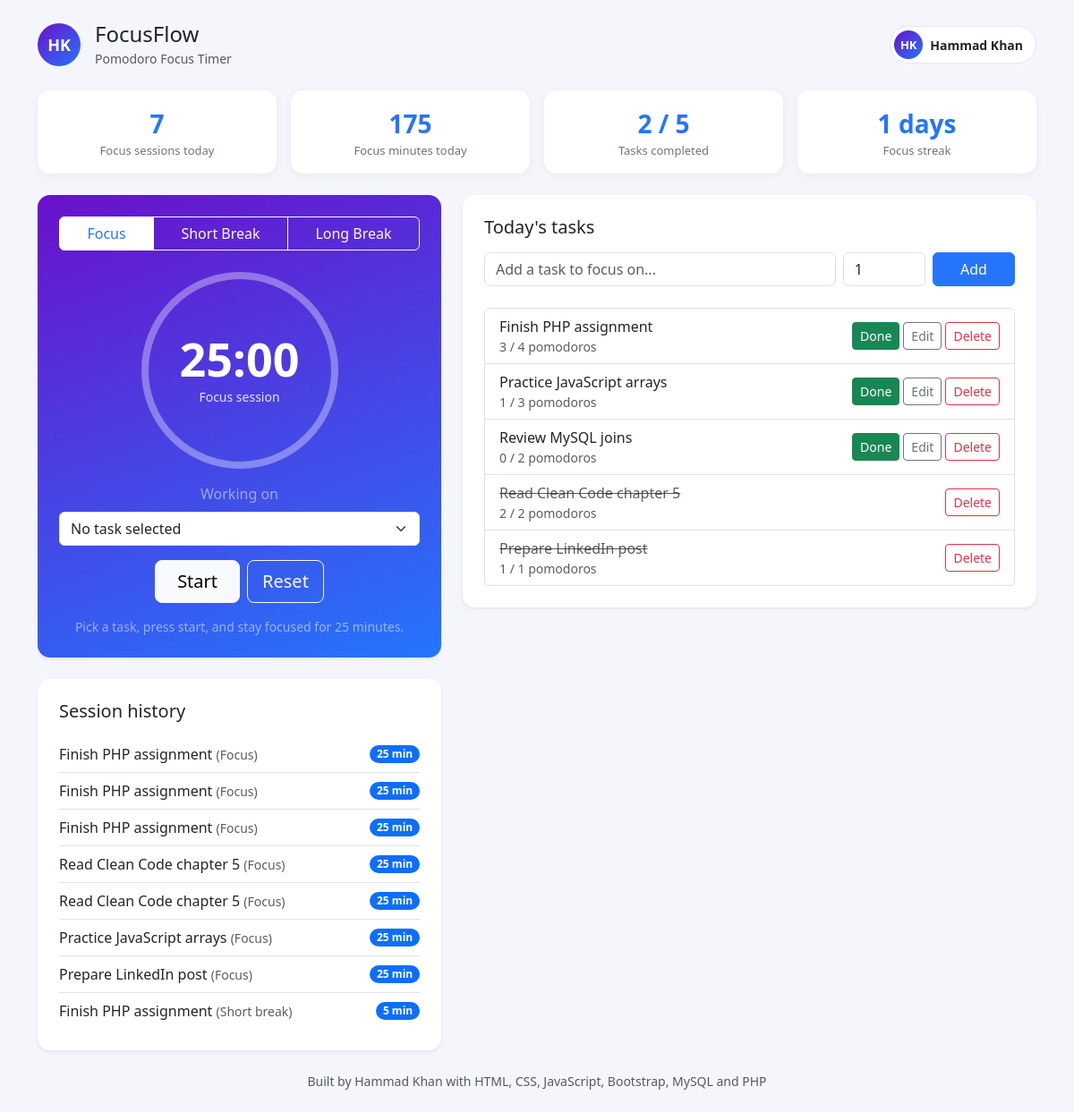
The page / on the database its author committed.
### tables this page shows
CREATE TABLE IF NOT EXISTS sessions (
    id INT AUTO_INCREMENT PRIMARY KEY,
    task_id INT NULL,
    mode ENUM('focus', 'short_break', 'long_break') DEFAULT 'focus',
    minutes INT NOT NULL,
    completed_at TIMESTAMP DEFAULT CURRENT_TIMESTAMP,
    FOREIGN KEY (task_id) REFERENCES tasks(id) ON DELETE SET NULL
);

CREATE TABLE IF NOT EXISTS tasks (
    id INT AUTO_INCREMENT PRIMARY KEY,
    title VARCHAR(255) NOT NULL,
    estimated_pomodoros INT DEFAULT 1,
    completed_pomodoros INT DEFAULT 0,
    status ENUM('todo', 'done') DEFAULT 'todo',
    created_at TIMESTAMP DEFAULT CURRENT_TIMESTAMP
);

### index.php (the view, shortened to what this page needs)
<?php
require 'config.php';
$todaySessions = (int)$pdo->query("SELECT COUNT(*) FROM sessions WHERE mode = 'focus' AND DATE(completed_at) = CURDATE()")->fetchColumn();
$todayMinutes = (int)$pdo->query("SELECT COALESCE(SUM(minutes), 0) FROM sessions WHERE mode = 'focus' AND DATE(completed_at) = CURDATE()")->fetchColumn();
$tasksDone = (int)$pdo->query("SELECT COUNT(*) FROM tasks WHERE status = 'done'")->fetchColumn();
$totalTasks = (int)$pdo->query("SELECT COUNT(*) FROM tasks")->fetchColumn();
$streak = (int)$pdo->query("SELECT COUNT(DISTINCT DATE(completed_at)) FROM sessions WHERE mode = 'focus' AND completed_at >= CURDATE() - INTERVAL 6 DAY")->fetchColumn();
$tasks = $pdo->query('SELECT * FROM tasks ORDER BY status ASC, created_at DESC')->fetchAll();
$history = $pdo->query("SELECT s.*, t.title FROM sessions s LEFT JOIN tasks t ON t.id = s.task_id ORDER BY s.completed_at DESC LIMIT 8")->fetchAll();
$modeLabels = ['focus' => 'Focus', 'short_break' => 'Short break', 'long_break' => 'Long break'];
?>
<!DOCTYPE html>
<html lang="en">
<head>
    <link href="https://cdn.jsdelivr.net/npm/bootstrap@5.3.3/dist/css/bootstrap.min.css" rel="stylesheet">
    <link rel="stylesheet" href="assets/css/style.css">
</head>
<body>
<div class="container py-4">
    <header class="d-flex align-items-center justify-content-between mb-4">
        <div class="d-flex align-items-center gap-3">
            <div class="avatar">HK</div>
            <div>
                <h1 class="h4 mb-0">FocusFlow</h1>
                <small class="text-muted">Pomodoro Focus Timer</small>
            </div>
        </div>
        <div class="user-chip">
            <span class="avatar avatar-sm">HK</span>
            <span>Hammad Khan</span>
        </div>
    </header>
    <div class="row g-3 mb-4">
        <div class="col-6 col-md-3">
            <div class="card stat-card text-center p-3">
                <div class="stat-number"><?= $todaySessions ?></div>
                <div class="stat-label">Focus sessions today</div>
            </div>
        </div>
        <div class="col-6 col-md-3">
            <div class="card stat-card text-center p-3">
                <div class="stat-number"><?= $todayMinutes ?></div>
                <div class="stat-label">Focus minutes today</div>
            </div>
        </div>
        <div class="col-6 col-md-3">
            <div class="card stat-card text-center p-3">
                <div class="stat-number"><?= $tasksDone ?> / <?= $totalTasks ?></div>
                <div class="stat-label">Tasks completed</div>
            </div>
        </div>
        <div class="col-6 col-md-3">
            <div class="card stat-card text-center p-3">
                <div class="stat-number"><?= $streak ?> days</div>
                <div class="stat-label">Focus streak</div>
            </div>
        </div>
    </div>
    <div class="row g-4">
        <div class="col-lg-5">
            <div class="card timer-card p-4 text-center shadow-sm">
                <div class="btn-group mb-4" role="group">
                    <button type="button" class="btn btn-outline-light mode-btn active" data-mode="focus" data-minutes="25">Focus</button>
                    <button type="button" class="btn btn-outline-light mode-btn" data-mode="short_break" data-minutes="5">Short Break</button>
                    <button type="button" class="btn btn-outline-light mode-btn" data-mode="long_break" data-minutes="15">Long Break</button>
                </div>
                <div class="timer-ring mx-auto mb-3">
                    <div id="timerDisplay" class="timer-display">25:00</div>
                    <div id="timerModeLabel" class="timer-mode">Focus session</div>
                </div>
                <div class="mb-3">
                    <label class="form-label text-white-50">Working on</label>
                    <select id="activeTask" class="form-select">
                        <option value="0">No task selected</option>
                    </select>
                </div>
                <div class="d-flex justify-content-center gap-2">
                    <button id="startBtn" class="btn btn-light btn-lg px-4">Start</button>
                    <button id="resetBtn" class="btn btn-outline-light btn-lg">Reset</button>
                </div>
                <p id="timerMessage" class="mt-3 mb-0 text-white-50 small">Pick a task, press start, and stay focused for 25 minutes.</p>
            </div>
            <div class="card p-4 mt-4 shadow-sm">
                <h2 class="h5 mb-3">Session history</h2>
                <?php if (empty($history)): ?>
                    <p class="text-muted mb-0">No sessions yet. Start your first focus session.</p>
                <?php else: ?>
                    <ul class="list-group list-group-flush">
                        <?php foreach ($history as $s): ?>
                        <li class="list-group-item d-flex justify-content-between align-items-center px-0">
                            <span><?= htmlspecialchars($s['title'] ?? 'General focus') ?> <small class="text-muted">(<?= $modeLabels[$s['mode']] ?>)</small></span>
                            <span class="badge bg-primary rounded-pill"><?= (int)$s['minutes'] ?> min</span>
                        </li>
                        <?php endforeach; ?>
                    </ul>
                <?php endif; ?>
            </div>
        </div>
        <div class="col-lg-7">
            <div class="card p-4 shadow-sm">
                <h2 class="h5 mb-3">Today's tasks</h2>
                <form action="add_task.php" method="post" class="row g-2 mb-4">
                    <div class="col-md-8">
                        <input type="text" name="title" class="form-control" placeholder="Add a task to focus on..." required>
                    </div>
                    <div class="col-md-2">
                        <input type="number" name="estimated_pomodoros" class="form-control" min="1" max="12" value="1" title="Estimated pomodoros">
                    </div>
                    <div class="col-md-2">
                        <button type="submit" class="btn btn-primary w-100">Add</button>
                    </div>
                </form>
                <?php if (empty($tasks)): ?>
                    <p class="text-muted mb-0">No tasks yet. Add your first one above.</p>
                <?php else: ?>
                    <ul class="list-group">
                        <?php foreach ($tasks as $t): ?>
                        <li class="list-group-item d-flex justify-content-between align-items-center">
                            <div>
                                <span class="<?= $t['status'] === 'done' ? 'text-decoration-line-through text-muted' : '' ?>"><?= htmlspecialchars($t['title']) ?></span>
                                <small class="text-muted d-block"><?= (int)$t['completed_pomodoros'] ?> / <?= (int)$t['estimated_pomodoros'] ?> pomodoros</small>
                            </div>
                            <div class="d-flex gap-1">
                                <?php if ($t['status'] === 'todo'): ?>
                                <a href="complete_task.php?id=<?= (int)$t['id'] ?>" class="btn btn-sm btn-success">Done</a>
                                <a href="edit_task.php?id=<?= (int)$t['id'] ?>" class="btn btn-sm btn-outline-secondary">Edit</a>
                                <?php endif; ?>
                                <a href="delete_task.php?id=<?= (int)$t['id'] ?>" class="btn btn-sm btn-outline-danger" onclick="return confirmDelete()">Delete</a>
                            </div>
                        </li>
                        <?php endforeach; ?>
                    </ul>
                <?php endif; ?>
            </div>
        </div>
    </div>
    <footer class="text-center text-muted mt-4 small">Built by Hammad Khan with HTML, CSS, JavaScript, Bootstrap, MySQL and PHP</footer>
</div>
</body>
</html>

### assets/css/style.css (style rules this page uses)
body { background: #f4f6fb; font-family: 'Segoe UI', system-ui, sans-serif; }
.avatar { width: 48px; height: 48px; border-radius: 50%; background: linear-gradient(135deg, #6a11cb, #2575fc); color: #fff; display: flex; align-items: center; justify-content: center; font-weight: 700; font-size: 18px; }
.avatar-sm { width: 32px; height: 32px; font-size: 13px; }
.user-chip { display: flex; align-items: center; gap: 8px; background: #fff; border: 1px solid #e3e7f0; border-radius: 999px; padding: 4px 14px 4px 4px; font-weight: 600; font-size: 14px; }
.stat-card { border: none; box-shadow: 0 2px 10px rgba(0, 0, 0, 0.05); }
.stat-number { font-size: 28px; font-weight: 800; color: #2575fc; }
.stat-label { font-size: 13px; color: #6c757d; }
.timer-card { background: linear-gradient(160deg, #6a11cb, #2575fc); border: none; color: #fff; }
.timer-ring { width: 220px; height: 220px; border-radius: 50%; border: 8px solid rgba(255, 255, 255, 0.35); display: flex; flex-direction: column; align-items: center; justify-content: center; }
.timer-display { font-size: 52px; font-weight: 800; line-height: 1; font-variant-numeric: tabular-nums; }
.timer-mode { font-size: 14px; opacity: 0.85; margin-top: 6px; }
.mode-btn.active { background: #fff; color: #2575fc; border-color: #fff; }
.card { border: none; border-radius: 14px; }
.btn-primary { background: #2575fc; border-color: #2575fc; }

### rows shown on the page
sessions: task.title "Finish PHP assignment", mode "Focus", minutes "25"
sessions: task.title "Finish PHP assignment", mode "Focus", minutes "25"
sessions: task.title "Finish PHP assignment", mode "Focus", minutes "25"
sessions: task.title "Read Clean Code chapter 5", mode "Focus", minutes "25"
sessions: task.title "Read Clean Code chapter 5", mode "Focus", minutes "25"
sessions: task.title "Practice JavaScript arrays", mode "Focus", minutes "25"
sessions: task.title "Prepare LinkedIn post", mode "Focus", minutes "25"
sessions: task.title "Finish PHP assignment", mode "Short break", minutes "5"
tasks: title "Finish PHP assignment", completed_pomodoros "3", estimated_pomodoros "4"
tasks: title "Practice JavaScript arrays", completed_pomodoros "1", estimated_pomodoros "3"
tasks: title "Review MySQL joins", completed_pomodoros "0", estimated_pomodoros "2"
tasks: title "Read Clean Code chapter 5", completed_pomodoros "2", estimated_pomodoros "2"
tasks: title "Prepare LinkedIn post", completed_pomodoros "1", estimated_pomodoros "1"

### other values the page prints
$todaySessions "7"
$todayMinutes "175"
$tasksDone "2"
$totalTasks "5"
$streak "1"
